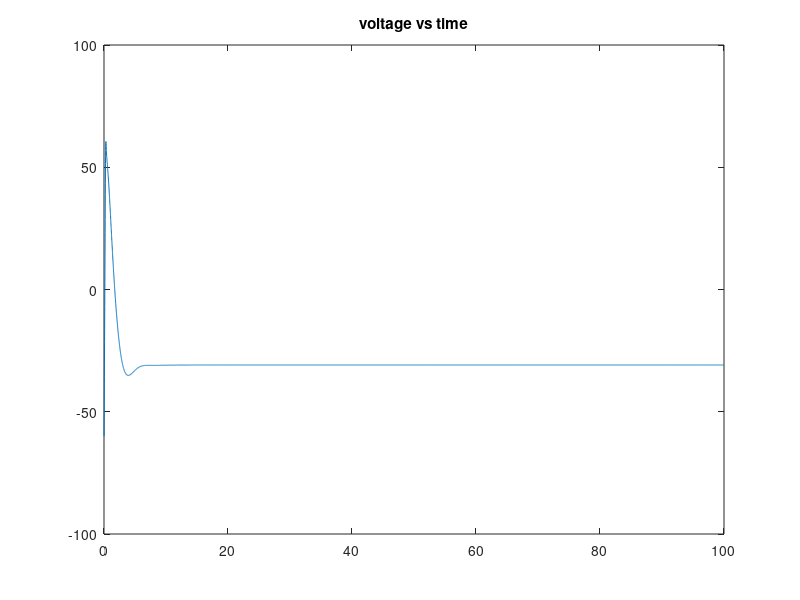
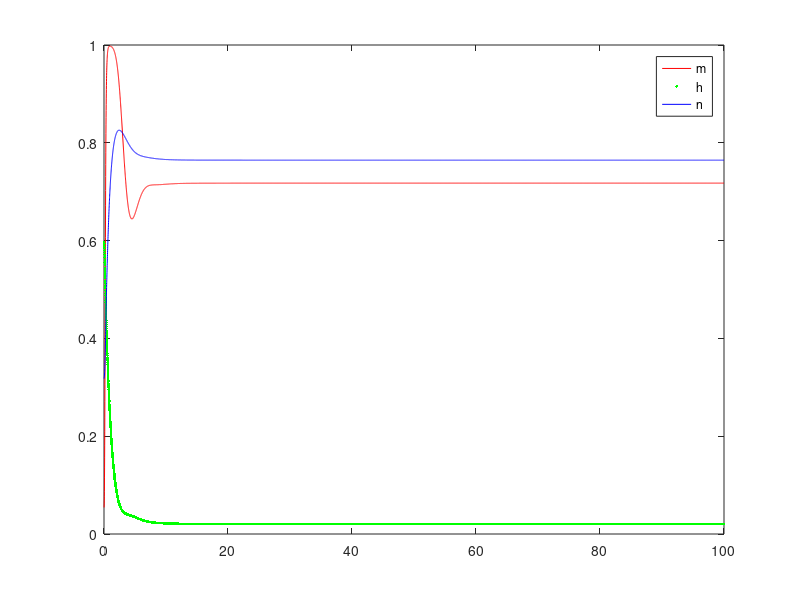
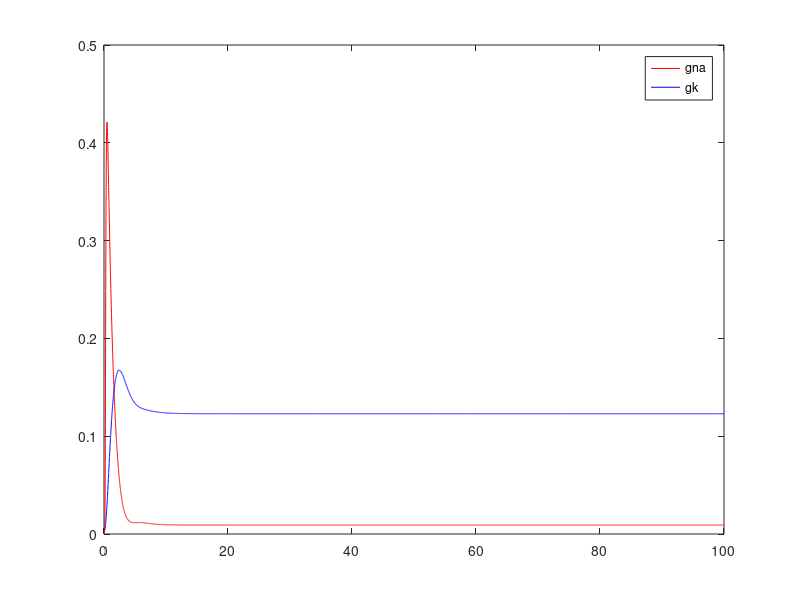

These charts were generated, in order, by the following MATLAB code:
%THIS PROGRAM DEMONSTRATES HODGKIN HUXLEY MODEL IN CURRENT CLAMP EXPERIMENTS AND SHOWS ACTION POTENTIAL PROPAGATION
%Time is in msec, voltage in mV, conductances in mho/mm^2, capacitance in microF/mm^2

ImpCur=input('enter the value of the impulse current in microamperes/mm^2: '); % 0.5
%TimeTot=input('enter the time for which stimulus is applied in milliseconds');

gkmax=.36;
vk=-77; 
gnamax=1.20;
vna=50; 
gl=0.003;
vl=-54.387; 
cm=.01; 

dt=0.01;
niter=10000;
t=(1:niter)*dt;
iapp=ImpCur*ones(1,niter);
%for i=1:100
 %   iapp(1,i)=ImpCur;
 %end;
v=-64.9964;
m=0.0530;
h=0.5960;
n=0.3177;

gnahist=zeros(1,niter);
gkhist=zeros(1,niter);
vhist=zeros(1,niter);
mhist=zeros(1,niter);
hhist=zeros(1,niter);
nhist=zeros(1,niter);


for iter=1:niter
  gna=gnamax*m^3*h; 
  gk=gkmax*n^4; 
  gtot=gna+gk+gl;
  vinf = ((gna*vna+gk*vk+gl*vl)+ iapp(iter))/gtot;
  tauv = cm/gtot;
  v=vinf+(v-vinf)*exp(-dt/tauv);
  alpham = 0.1*(v+40)/(1-exp(-(v+40)/10));
  betam = 4*exp(-0.0556*(v+65));
  alphan = 0.01*(v+55)/(1-exp(-(v+55)/10));
  betan = 0.125*exp(-(v+65)/80);
  alphah = 0.07*exp(-0.05*(v+65));
  betah = 1/(1+exp(-0.1*(v+35)));
  taum = 1/(alpham+betam);
  tauh = 1/(alphah+betah);
  taun = 1/(alphan+betan);
  minf = alpham*taum;
  hinf = alphah*tauh;
  ninf = alphan*taun;
  m=minf+(m-minf)*exp(-dt/taum);
  h=hinf+(h-hinf)*exp(-dt/tauh);
  n=ninf+(n-ninf)*exp(-dt/taun);
  vhist(iter)=v; mhist(iter)=m; hhist(iter)=h; nhist(iter)=n;
end

figure(1)
%subplot(2,1,1)
plot(t,vhist)
title('voltage vs time')

figure(2)
%subplot(2,1,2)
plot(t,mhist,'r-', t,hhist,'g.',t,nhist,'b-')
legend('m','h','n')

figure(3)
gna=gnamax*(mhist.^3).*hhist; 
  gk=gkmax*nhist.^4;
  clf
  plot(t,gna,'r');
  hold on
  plot(t,gk,'b');
  legend('gna','gk')
  hold off
